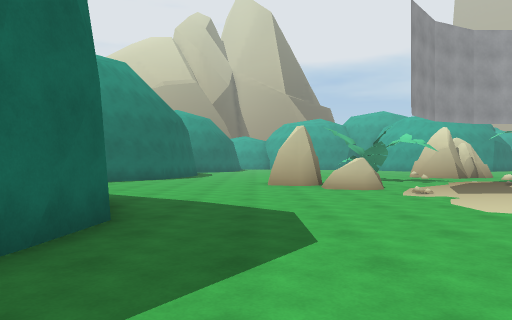
View 1 (above)

23 first-person views from a walk through a 3-D level made in the Unity game engine. The camera is 1.4 m above the floor, looks level and sees 70° across. The floor is counted in squares, 2 m on a side. Each view is taken from the middle of a square. On the plan, view 1 faces up. The plan holds only what a view shows up to about 11 squares ahead; the rest is blank. The place goes on beyond the plan.

View 2
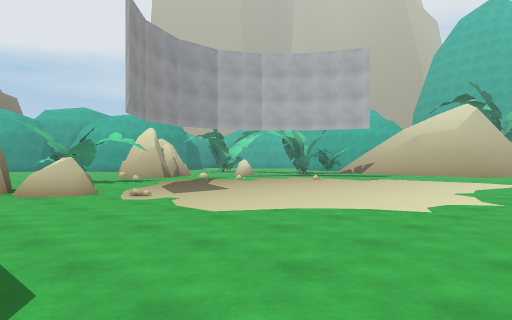

View 3
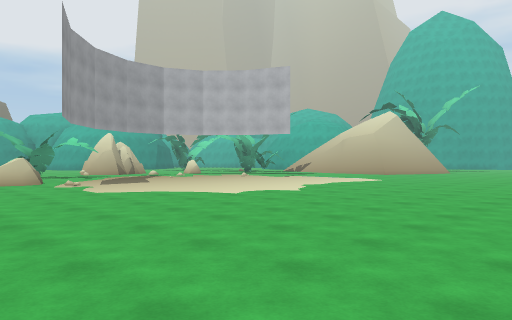

View 4
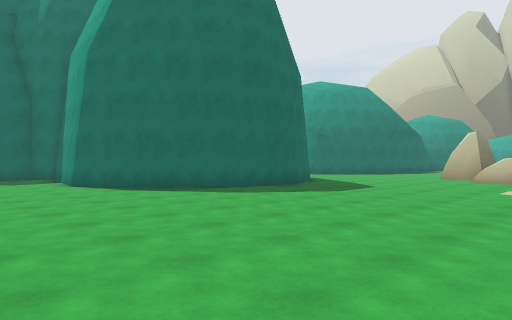

View 5
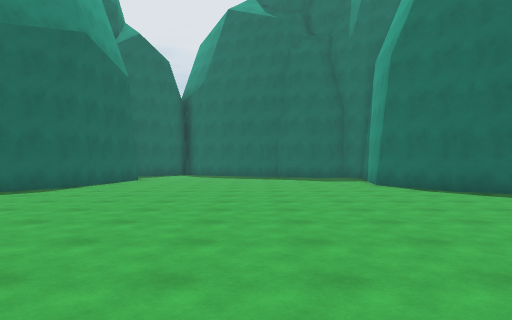

View 6
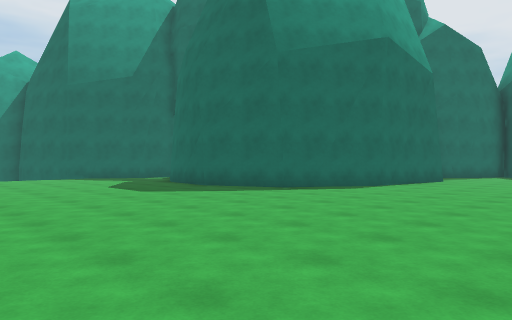

View 7
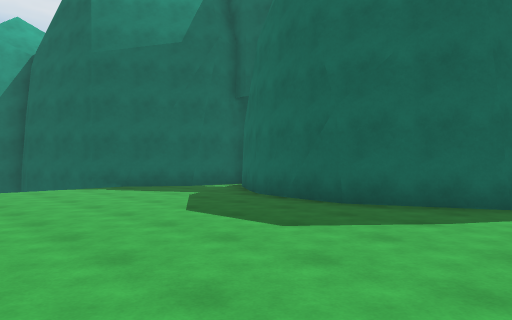

View 8
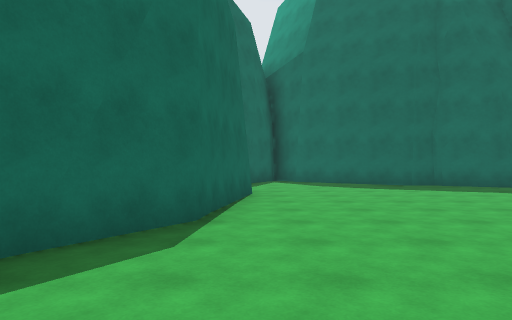

View 9
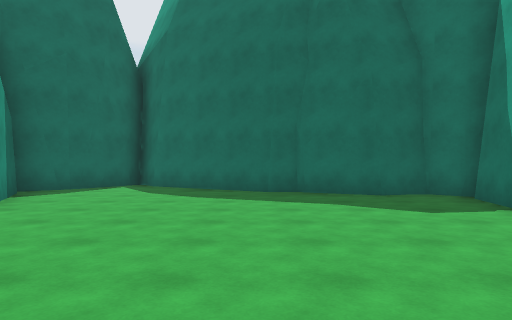

View 10
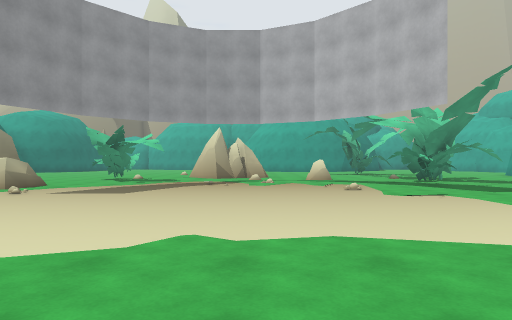

View 11
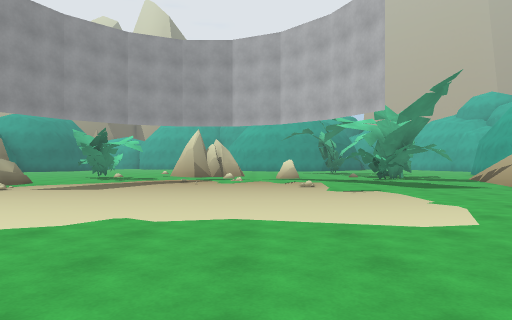

View 12
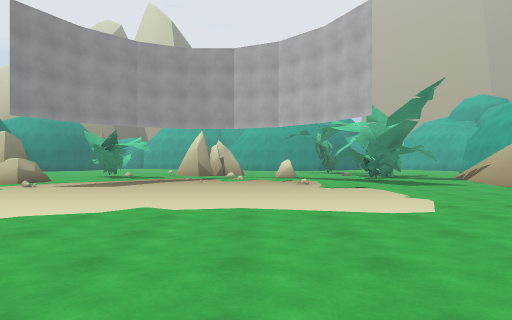

View 13
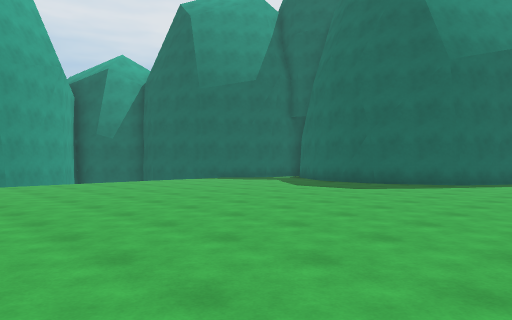

View 14
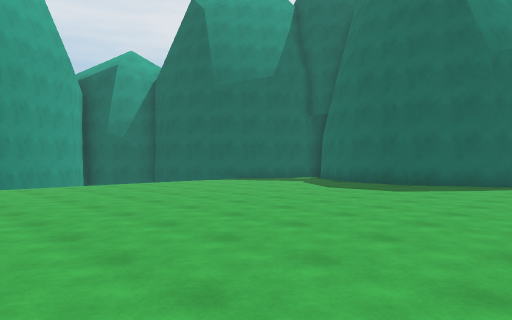

View 15
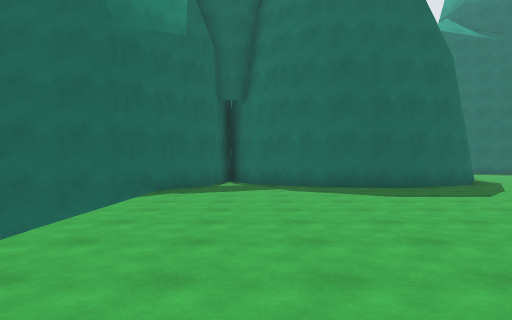

View 16
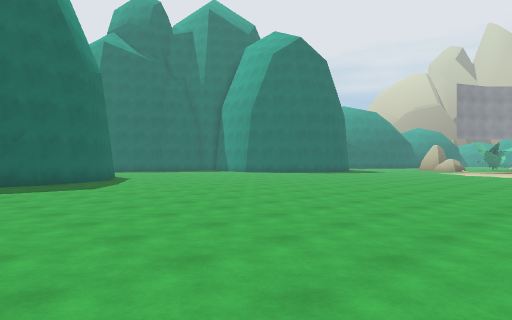

View 17
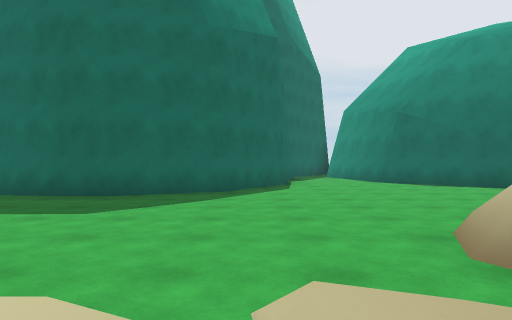

View 18
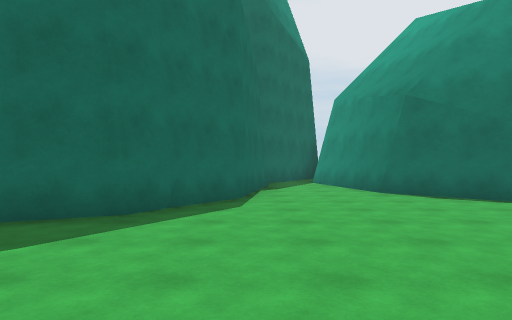

View 19
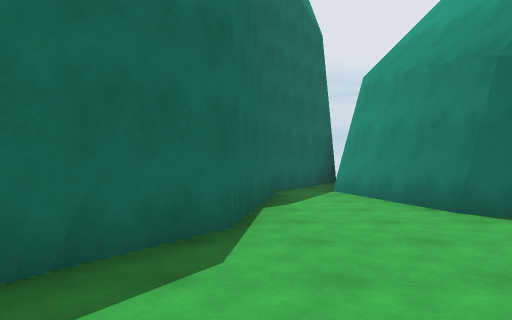

View 20
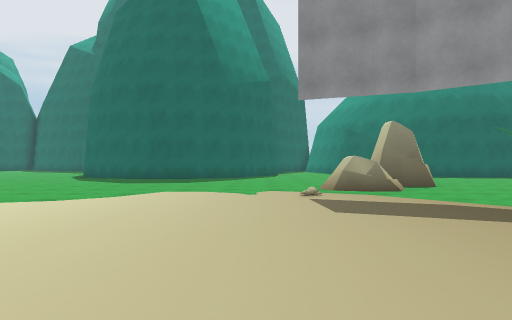

View 21
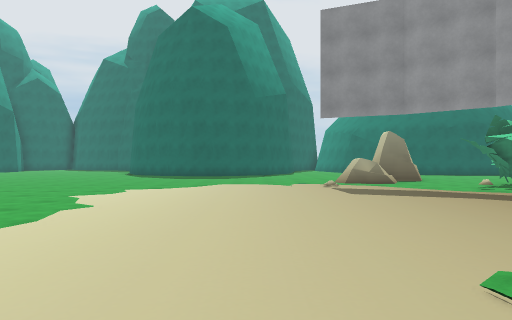

View 22
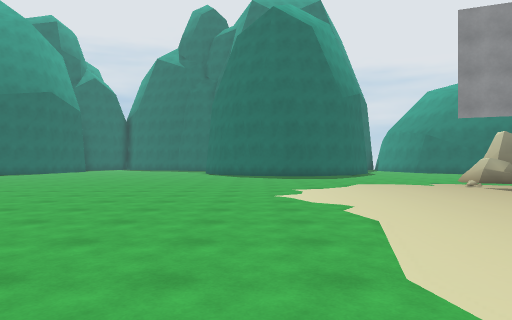

View 23
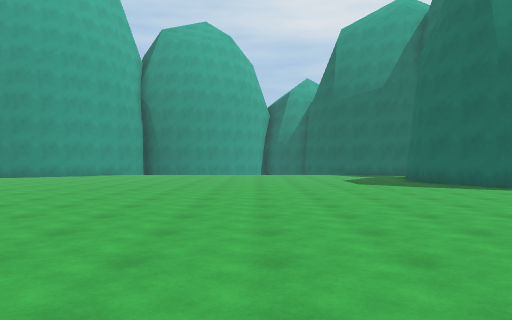

### Floor plan
Points are (right, up) in squares from view 1. A wall is a line through its corners. A room is listed if a view was taken in it or the views show most of it. See-through windows are left out.
Room 1 (views 1, 2, 3, 4, 5, 6, 7, 8, 9, 10, 11, 12, 13, 14, 15, 16, 17, 18, 19, 20, 21, 22, 23)
walls: (16.7, 7.5) (16.7, 8.2); (16.9, 7.9) (17.5, 9.1); (-2, 1.9) (-3.1, 0.4) (-5.2, -0.6) (-8.7, 0); (-2, 2.3) (-2.2, 1.7); (-1.9, 2.6) (-2, 2.1); (-1.3, -13.8) (-1.5, -14.4); (-4.4, -8.6) (-2.1, -10.2) (-1.2, -12.2) (-1.3, -14.1); (-2.7, 6.4) (-1.7, 4.1) (-1.9, 2.4); (-1.5, -14.2) (-1.7, -14.7); (-1.6, -14.5) (-2.5, -16) (-3, -16.3); (-7.7, -8.1) (-4.3, -8.8); (-2.1, -17.3) (0.3, -18.7) (0.7, -19.6); (-3.5, -17) (-1.8, -17.3); (-8.9, 0.3) (-9.1, -0.1); (-9, 0.2) (-9.5, -0.5) (-9.5, -0.9); (-9.6, -0.5) (-9.3, -1.6) (-9.9, -3); (-10.1, -3) (-10, -3.7) (-11.7, -6.7); (-5, 11.6) (-5.8, 10.8) (-9.3, 9.9); (-9.8, -9.1) (-8.2, -8.4); (-8.3, 8.3) (-4.8, 7.7) (-2.7, 6.2); (-10.8, -8.3) (-10, -9.3); (-12, -7.5) (-10.7, -8.5); (-10.9, 9.5) (-9.5, 8.8) (-9.3, 8.3)
low walls: (16.8, 8) (17, 8.5)
objects: other object (1, 10) to (2, 11); other object (2, 9) to (3, 10); plant (14, 10)

Positions as (right, up) in squares from view 1, and headings:
1: (0, 0), facing up
2: (0, 1), facing up-right
3: (0, -3), facing up-right
4: (5, -4), facing up-left
5: (5, -4), facing left
6: (5, -4), facing down-left
7: (4, -9), facing down-left
8: (0, -8), facing left
9: (-2, -4), facing left
10: (9, 0), facing up
11: (10, -1), facing up
12: (10, -2), facing up
13: (9, -7), facing down-left
14: (9, -8), facing down-left
15: (8, -16), facing left
16: (10, -15), facing up-left
17: (5, 7), facing left
18: (2, 8), facing left
19: (-1, 8), facing left
20: (11, 7), facing left
21: (14, 6), facing left
22: (14, 2), facing left
23: (4, -1), facing down
